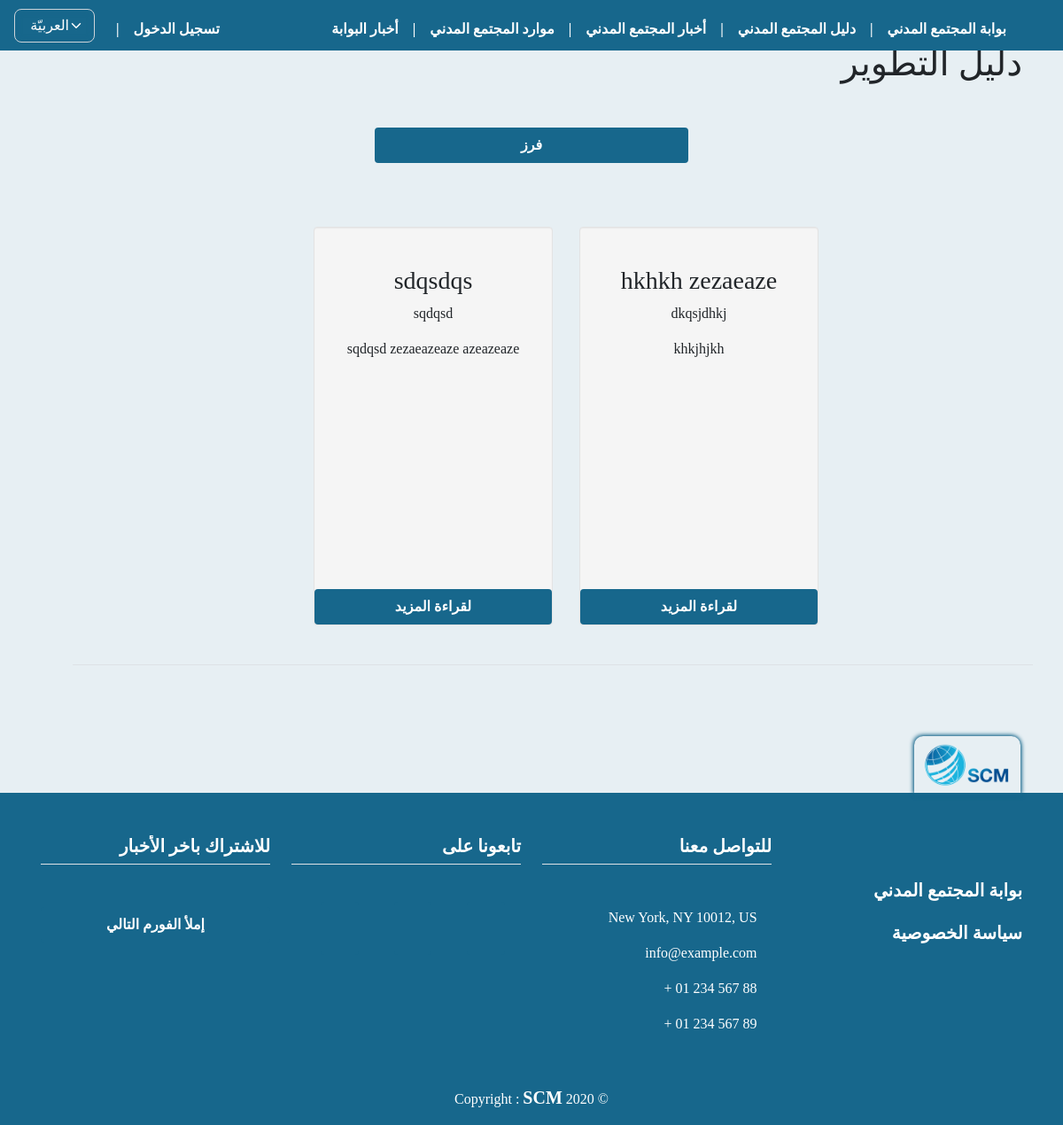
The app's page /orgs_devs/, older data.
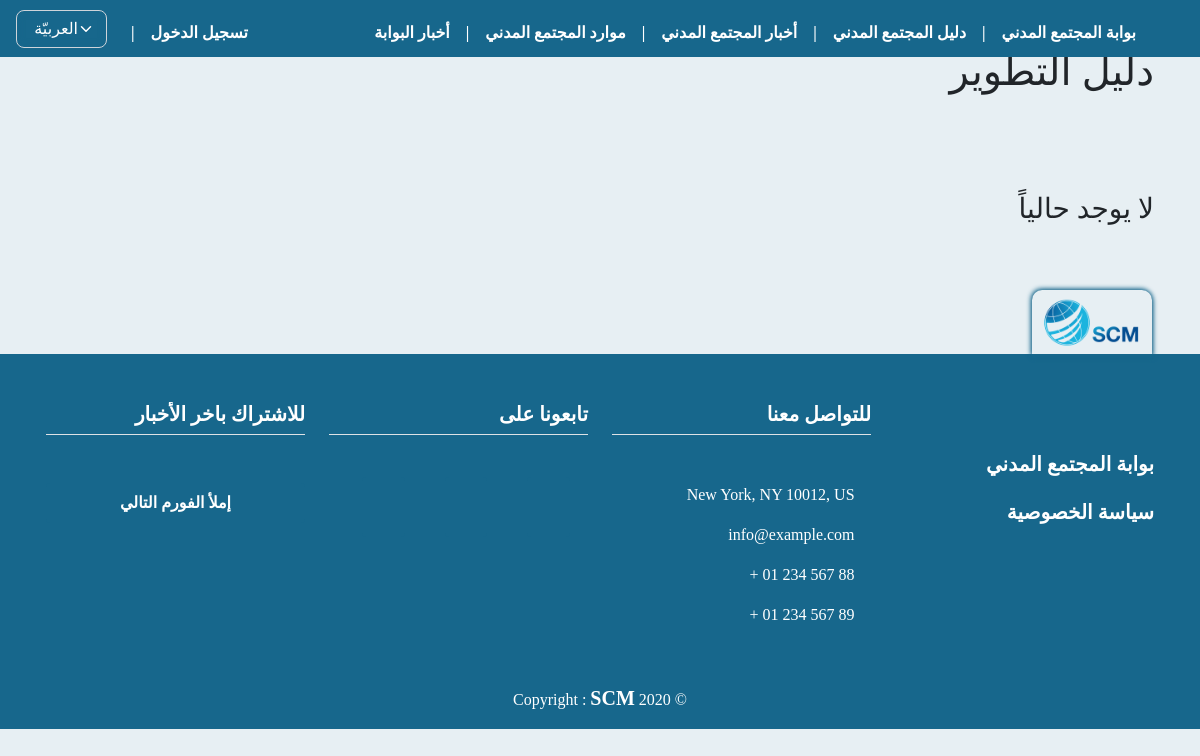
The same page, newer data.
### orgs/models.py (models this page shows, shortened)
class DevOrgOpp(models.Model):
    subject_CHOICES = (
        ('Project development and management', _('تطوير وإدارة المشاريع')),
        ('Organizational governance', _('الحوكمة التنظيمية')),
        ('Advocacy and Campaigns', _('المناصرة والحملات')),
        ('Civil Society Library', _('مكتبة المجتمع المدني')),
        ('other', _('أخرى')),
        )
    user = models.ForeignKey(
        User, on_delete=models.CASCADE)
    org_name = models.ForeignKey(
        OrgProfile, on_delete=models.CASCADE, null=True, blank=True)
    title_dev = models.CharField(max_length=255, null=False,verbose_name=_("عنوان المادة"))
    dev_date = models.DateTimeField(
        null=True, blank=True, verbose_name=_('تاريخ الإعداد/النشر/التأليف'))
    name_dev = models.CharField(max_length=255, null=False,
                            verbose_name=_("اسم الجهة "))
    dev_description= models.TextField(
        max_length=2000, null=False, verbose_name=_("لمحة عن الجهة"))
    publish = models.BooleanField(default=False)
    created_at = models.DateTimeField(auto_now_add=True)
    published_at = models.DateTimeField(blank=True, null=True, default=None)
    updated_at = models.DateTimeField(blank=True, null=True, default=None)

### orgs/views.py (the view)
# urls.py: path('orgs_devs/', views.orgs_devs, name="orgs_devs"),
def orgs_devs(request):
    devs= DevOrgOpp.objects.filter(publish=True).order_by('-created_at')
    myFilter = OrgsDevFilter(request.GET, queryset=devs)
    devs= myFilter.qs
    paginator = Paginator(devs, 12)
    page = request.GET.get('page')
    try:
        devs = paginator.get_page(page)
    except(EmptyPage, InvalidPage):
        devs = paginator.page(paginator.num_pages)
    context = {
        'devs': devs,
        'myFilter': myFilter,
    }
    return render(request, 'orgs/devs/org_devs.html', context)

### templates/orgs/devs/org_devs.html (shortened to what this page needs)
{% extends 'base.html' %}
{% load static i18n crispy_forms_tags %}
{% block content %}
<div class="mt-4 pt-4">
    <h1> {% trans "دليل التطوير" %} </h1>
    <div class="">
        <div class="row mt-4">
            <div class="col-lg-4 col-md-12 col-sm-12 col-xs-12">
            </div>
            {% if devs %}
            <div class="col-lg-4 col-md-12 col-sm-12 col-xs-12">
                <a class="btn btn-block mt-4" data-toggle="collapse" href="#collapseFiltre" aria-expanded="false"
                    aria-controls="collapseFiltre">{% trans 'فرز' %}</a>
            </div>
            {% endif %}
            <div class="col-lg-4 col-md-12 col-sm-12 col-xs-12">
            </div>
            <div class="row row-m-0 mt-4 pt-4">
                <div class="row row-m-0 justify-content-center pt-4 pb-4 mb-4">
                    {% if devs %}
                    {% for dev in devs %}
                    <div class="span3 well">
                        <center>
                            <h3 class="mt-4">{{ dev.name_dev }}</h3>
                            <p>{{ dev.title_dev }}</p>
                            <p>{{ dev.dev_description|truncatechars:80 }}</p>
                            <p>
                                <a href="{% url 'devs_detail' dev.id %}" class="btn btn-block">
                                    {% trans 'لقراءة المزيد' %} </a>
                            </p>
                        </center>
                    </div>
                    {% endfor %}
                    <div class="pagination row border-top mt-4 pt-4" dir="ltr">
                    </div>
                    {% else %}
                    <h3> {% trans "  لا يوجد حالياً  " %} </h3>
                    {% endif %}
                </div>
            </div>
        </div>
    </div>
    {% endblock %}

Row changes from the older to the newer data that the page shows:
removed DevOrgOpp: name_dev "hkhkh zezaeaze", title_dev "dkqsjdhkj", dev_description "khkjhjkh"
removed DevOrgOpp: name_dev "sdqsdqs", title_dev "sqdqsd", dev_description "sqdqsd zezaeazeaze azeazeaze"
Text that changed along with them:
text no longer shown: "فرز"
text now shown: "لا يوجد حالياً"
